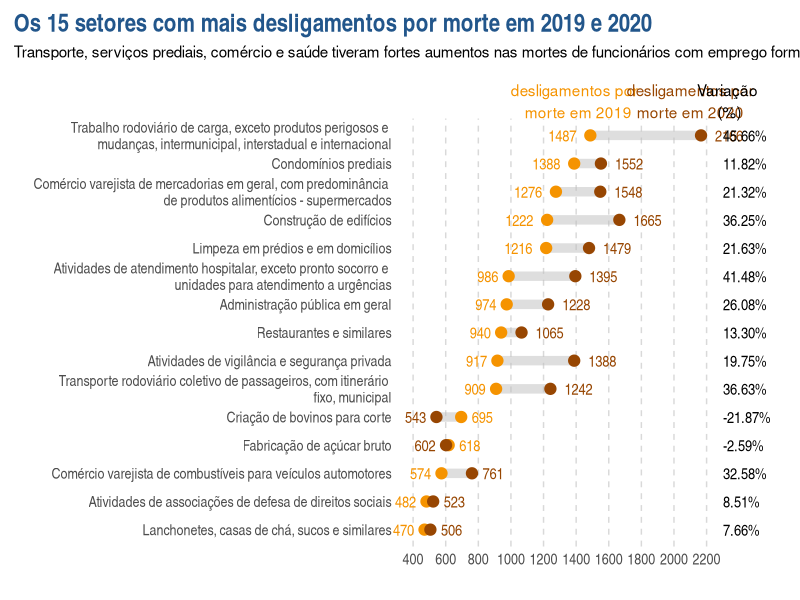

R code for this plot:
# Pacotes -----------------------------------------------------------------
library(readr, quietly = T, warn.conflicts = F)
library(dplyr, quietly = T, warn.conflicts = F)
library(magrittr, quietly = T, warn.conflicts = F)
library(ggplot2, quietly = T, warn.conflicts = F)

# Importar ----------------------------------------------------------------

bd <- data.frame(
  stringsAsFactors = FALSE,
  atividade = c("Trabalho rodoviário de carga, exceto produtos perigosos e \n mudanças, intermunicipal, interstadual e internacional","Condomínios prediais",
                "Comércio varejista de mercadorias em geral, com predominância \n de produtos alimentícios - supermercados",
                "Construção de edifícios","Limpeza em prédios e em domicílios",
                "Atividades de atendimento hospitalar, exceto pronto socorro e \n unidades para atendimento a urgências",
                "Administração pública em geral","Restaurantes e similares",
                "Atividades de vigilância e segurança privada",
                "Transporte rodoviário coletivo de passageiros, com itinerário \n fixo, municipal","Criação de bovinos para corte",
                "Fabricação de açúcar bruto",
                "Comércio varejista de combustíveis para veículos automotores",
                "Atividades de associações de defesa de direitos sociais",
                "Lanchonetes, casas de chá, sucos e similares"),
  ano2019 = c(1487,1388,1276,1222,
              1216,986,974,940,917,909,695,618,574,482,470),
  ano2020 = c(2166,1552,1548,1665,
              1479,1395,1228,1065,1388,1242,543,602,761,523,506),
  proporcao = c(0.456624075319435,
                0.118155619596542,0.213166144200627,0.362520458265139,
                0.216282894736842,0.414807302231237,0.260780287474333,
                0.132978723404255,0.19745143740,0.366336633663366,-0.218705035971223,
                -0.0258899676375405,0.325783972125436,
                0.0850622406639004,0.0765957446808511)
)


# Visualizar --------------------------------------------------------------

ggplot(data = bd %>% mutate(atividade = forcats::fct_reorder(atividade, ano2019))) +
  geom_segment(
    aes(
      x = ano2019,
      xend = ano2020,
      y = atividade,
      yend = atividade
    ),
    color = "gray",
    size = 3.2,
    alpha = .5
  ) +

  # 2019
  geom_point(aes(ano2019, atividade), color = "#F59300", size = 3.5) +
  geom_text(
    data = bd %>%
      filter(
        atividade != "Fabricação de açúcar bruto",
        atividade != "Criação de bovinos para corte"
      ),
    aes(x = ano2019, y = atividade, label = ano2019),
    hjust = 1.5,
    color = "#F59300",
    nudge_x = .1,
    size = 4,
    family = "Arial Narrow"
  ) +
  geom_text(
    data = bd %>% filter(
      atividade %in% c("Fabricação de açúcar bruto", "Criação de bovinos para corte")
    ),
    aes(x = ano2019, y = atividade, label = ano2019),
    color = "#F59300",
    hjust = -.5,
    size = 4,
    family = "Arial Narrow"
  ) +



  # 2020
  geom_point(aes(ano2020, atividade), color = "#974602", size = 3.5) +
  geom_text(
    data = bd %>% filter(
      atividade != "Fabricação de açúcar bruto",
      atividade != "Criação de bovinos para corte"
    ),
    aes(x = ano2020, y = atividade, label = ano2020),
    hjust = -.5,
    color = "#974602",
    nudge_x = .1,
    size = 4,
    family = "Arial Narrow"
  ) +
  geom_text(
    data = bd %>% filter(
      atividade %in% c("Fabricação de açúcar bruto", "Criação de bovinos para corte")
    ),
    aes(x = ano2020, y = atividade, label = ano2020),
    color = "#974602",
    hjust = 1.5,
    size = 4,
    family = "Arial Narrow"
  ) +

  annotate(
    "text",
    x = 1400,
    y = 15,
    vjust = -.5,
    label = "desligamentos por \n morte em 2019",
    color = "#F59300"
  ) +
  annotate(
    "text",
    x = 2100,
    y = 15,
    vjust = -.5,
    label = "desligamentos por\nmorte em 2020",
    color = "#974602"
  ) +

  #coluna da variação
  geom_text(
    aes(
      x = 2300,
      y = atividade,
      label = scales::percent(proporcao)
    ),
    hjust = 0,
    nudge_x = .1,
    size = 4,
    family = "Arial Narrow"
  ) +
  annotate(
    "text",
    x = 2340,
    y = 15,
    vjust = -.5,
    label = "Variação \n(%)"
  ) +

  theme_minimal() +
  theme(
    plot.title = element_text(
      size = 18,
      face = "bold",
      color = "#22568B",
      family = "Arial Narrow"
    ),
    plot.title.position = "plot",
    panel.grid.minor = element_blank(),
    panel.grid.major.x = element_line(linetype = 2, color = "gray85"),
    panel.grid.major.y = element_blank(),
    axis.text = element_text(size = 11, family = "Arial Narrow"),
    plot.margin = unit(c(0.35, 2, 0.3, 0.35), "cm")
  ) + #t, r, b, l
  scale_x_continuous(breaks = seq(400, 2200, 200)) +

  # definição da área para plotagem da coluna fora
  coord_cartesian(xlim = c(400, 2200),
                  ylim = c(1, 15),
                  clip = "off") +

  # Título e afins
  labs(
    x = "",
    y = "",
    title = "Os 15 setores com mais desligamentos por morte em 2019 e 2020",
    subtitle = "Transporte, serviços prediais, comércio e saúde tiveram fortes aumentos nas mortes de funcionários com emprego formal \n\n\n"
  )
